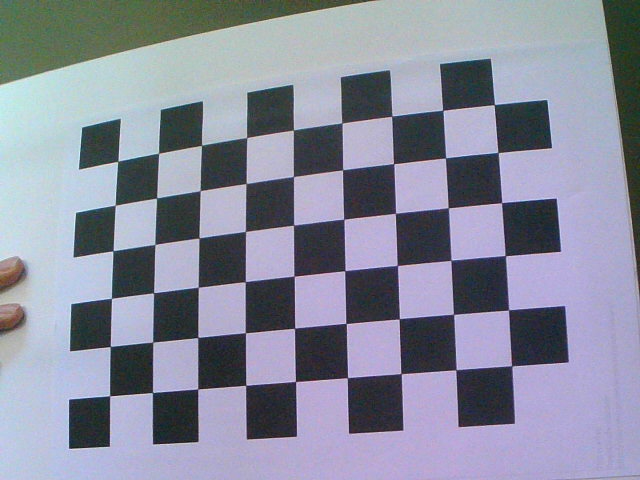
#> input picture rover/camera/images/image_0.png, 640 x 480 px; its folder holds only this picture in this run
$ python cameraCalibration.py
#> lines starting #> are read from the running program, lines starting #| are printed output that depends on the picture; after the words box and inside, x2 and y2 are one past the last pixel; in counts of white or black regions, pixels touching at a corner belong together; long printed decimals are rounded
#!/usr/bin/env python

import cv2
import numpy as np
import os
import glob

# Defining the dimensions of checkerboard
CHECKERBOARD = (6,9)
criteria = (cv2.TERM_CRITERIA_EPS + cv2.TERM_CRITERIA_MAX_ITER, 30, 0.001)

# Creating vector to store vectors of 3D points for each checkerboard image
objpoints = []
# Creating vector to store vectors of 2D points for each checkerboard image
imgpoints = []


# Defining the world coordinates for 3D points
objp = np.zeros((1, CHECKERBOARD[0]*CHECKERBOARD[1], 3), np.float32)
objp[0,:,:2] = np.mgrid[0:CHECKERBOARD[0], 0:CHECKERBOARD[1]].T.reshape(-1, 2)
prev_img_shape = None

# Extracting path of individual image stored in a given directory
images = glob.glob('./images/*.png')
for fname in images:
    img = cv2.imread(fname)
#> img is the input picture: shape (480, 640, 3); mean B, G, R 157.6, 140.6, 137.5
    gray = cv2.cvtColor(img,cv2.COLOR_BGR2GRAY)
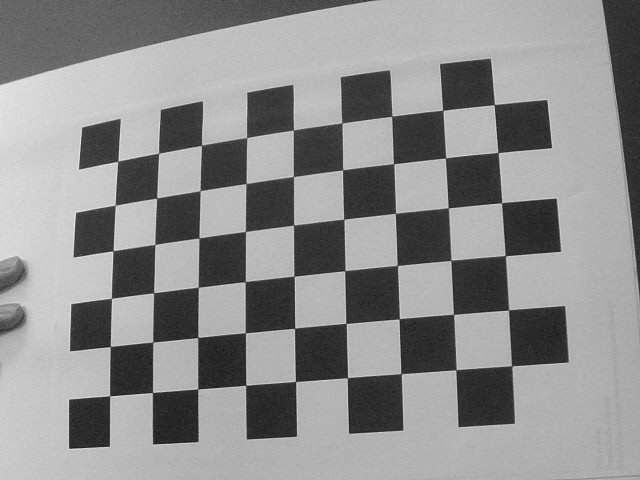
#> gray: shape (480, 640); min 20, max 237, mean 141.6
    # Find the chess board corners
    # If desired number of corners are found in the image then ret = true
    ret, corners = cv2.findChessboardCorners(gray, CHECKERBOARD, cv2.CALIB_CB_ADAPTIVE_THRESH+
    	cv2.CALIB_CB_FAST_CHECK+cv2.CALIB_CB_NORMALIZE_IMAGE)
#> ret = True; corners = 54 rows, first 8: [109.7, 395.7], [110.3, 346.4], [111.4, 298.4], [113, 250.7], [115.3, 205.2], [117.7, 161.4], [152.5, 392.6], [152.7, 342.1]

    """
    If desired number of corner are detected,
    we refine the pixel coordinates and display
    them on the images of checker board
    """
    if ret == True:
        objpoints.append(objp)
        # refining pixel coordinates for given 2d points.
        corners2 = cv2.cornerSubPix(gray,corners,(11,11),(-1,-1),criteria)
#> corners2 = 54 rows, first 8: [109.6, 395.8], [110.3, 346.5], [111.4, 298.3], [113, 250.8], [115.2, 205.2], [117.8, 161.3], [152.5, 392.5], [152.7, 342.1]

        imgpoints.append(corners2)

        # Draw and display the corners
        img = cv2.drawChessboardCorners(img, CHECKERBOARD, corners2,ret)
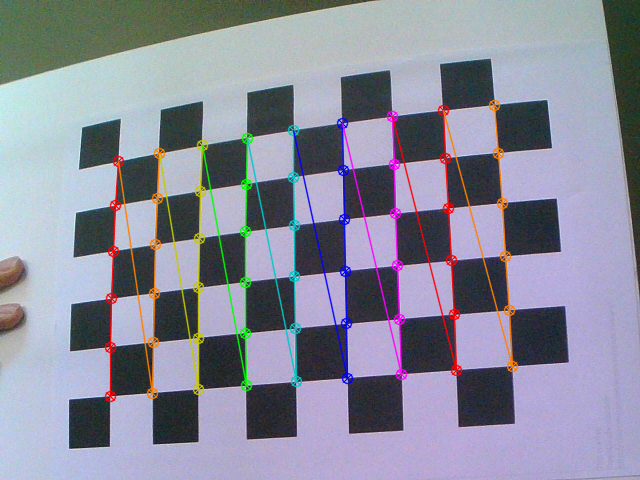
#> img: shape (480, 640, 3); 5.55% of pixels changed, all inside (x1, y1, x2, y2) = (104, 99, 519, 403)

    cv2.imshow('img',img)
    cv2.waitKey(0)

cv2.destroyAllWindows()

h,w = img.shape[:2]
#> h = 480; w = 640

"""
Performing camera calibration by
passing the value of known 3D points (objpoints)
and corresponding pixel coordinates of the
detected corners (imgpoints)
"""
ret, mtx, dist, rvecs, tvecs = cv2.calibrateCamera(objpoints, imgpoints, gray.shape[::-1],None,None)
#> ret = 0.159; mtx = [[1572.2, 0, 333.7], [0, 1524.4, 315.7], [0, 0, 1]]; dist = [[-0.846, -18.21, 0.055, 0.0354, 394.1]]; rvecs = ([-0.445, 0.161, -1.6],); tvecs = ([-4.39, 1.57, 29.68],)

print("Camera matrix : \n")
print(mtx)
#| [[1.57215037e+03 0.00000000e+00 3.33708772e+02]
#|  [0.00000000e+00 1.52440189e+03 3.15659095e+02]
#|  [0.00000000e+00 0.00000000e+00 1.00000000e+00]]
print("dist : \n")
print(dist)
#| [[-8.46277426e-01 -1.82143477e+01  5.50089278e-02  3.53843836e-02
#|    3.94100323e+02]]
print("rvecs : \n")
print(rvecs)
#| (array([[-0.4447],
#|        [ 0.1611],
#|        [-1.601]]),)
print("tvecs : \n")
print(tvecs)
#| (array([[-4.389],
#|        [ 1.569],
#|        [29.677]]),)

# Save the camera matrix and distortion coefficients to text files
output_dir = './calibrationFiles'
os.makedirs(output_dir, exist_ok=True)

camera_matrix_file = os.path.join(output_dir, "cameraMatrix.txt")
distortion_coefficients_file = os.path.join(output_dir, "cameraDistortion.txt")

np.savetxt(camera_matrix_file, mtx, delimiter=',')
np.savetxt(distortion_coefficients_file, dist, delimiter=',')

print(f"Camera matrix saved to {camera_matrix_file}")
print(f"Distortion coefficients saved to {distortion_coefficients_file}")

$ run again, on rover/camera/images/image_12.png
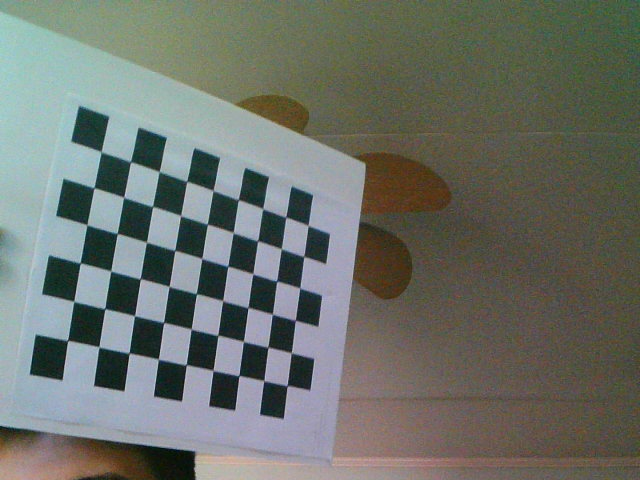
#> input picture rover/camera/images/image_12.png, 640 x 480 px
#> img is the input picture: shape (480, 640, 3); mean B, G, R 106, 113.5, 108.9
#> `gray = cv2.cvtColor(img,cv2.COLOR_BGR2GRAY)`:
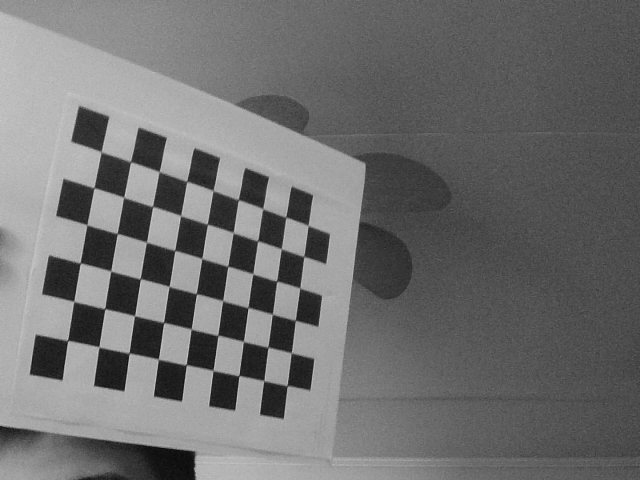
#> gray: shape (480, 640); min 9, max 207, mean 111.2
#> `ret, corners = cv2.findChessboardCorners(gray, CHECKERBOARD, cv2.CALIB..`: ret = True; corners = 54 rows, first 8: [67.51, 340.6], [73.74, 301.2], [80.46, 262.9], [86.69, 224.8], [94.22, 187.7], [100.9, 151.7], [98.97, 346.7], [104.8, 308.5]
#> corners2 = 54 rows, first 8: [67.61, 340.4], [73.69, 301.4], [80.21, 263], [86.87, 224.8], [93.97, 187.7], [101.2, 151.8], [98.79, 346.8], [104.7, 308.7]
#> `img = cv2.drawChessboardCorners(img, CHECKERBOARD, corners2,ret)`:
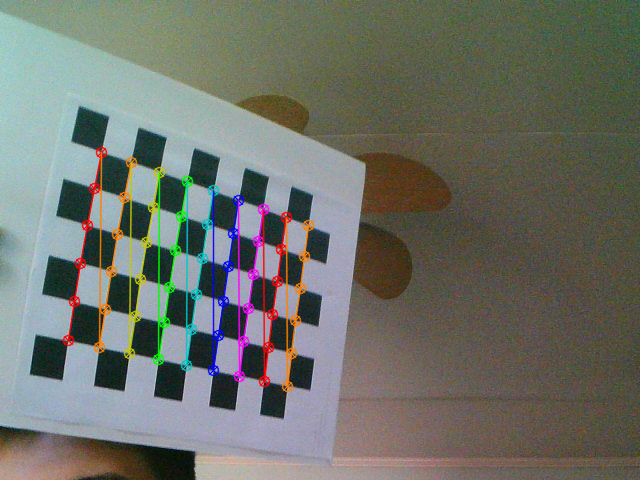
#> img: shape (480, 640, 3); 4.28% of pixels changed, all inside (x1, y1, x2, y2) = (62, 146, 315, 393)
#> `ret, mtx, dist, rvecs, tvecs = cv2.calibrateCamera(objpoints, imgpoint..`: ret = 0.158; mtx = [[772.8, 0, 347.5], [0, 854.3, 338.6], [0, 0, 1]]; dist = [[-0.533, 1.49, 0.00592, -0.00209, -3.49]]; rvecs = ([0.531, -0.616, -1.32],); tvecs = ([-7.76, 0.0254, 20.25],)
#| [[772.773   0.         347.533]
#|  [  0.         854.345 338.649]
#|  [  0.           0.           1.        ]]
#| [[-5.33323234e-01  1.49152806e+00  5.92082202e-03 -2.09004824e-03
#|   -3.48836048e+00]]
#| (array([[ 0.5311],
#|        [-0.6158],
#|        [-1.322]]),)
#| (array([[-7.762],
#|        [ 0.02542],
#|        [20.251]]),)

$ run again, on rover/camera/images/image_13.png
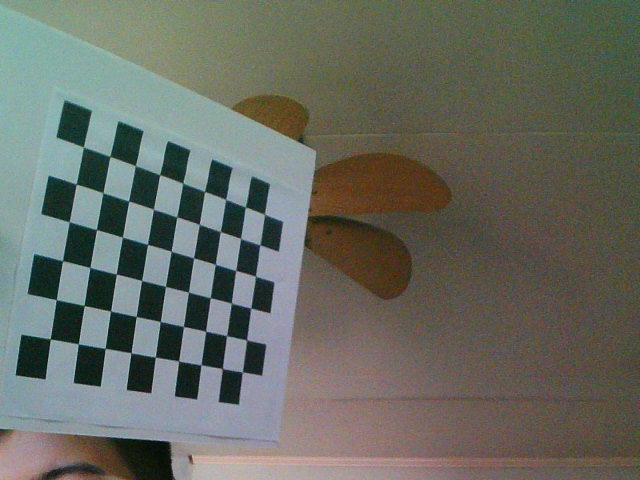
#> input picture rover/camera/images/image_13.png, 640 x 480 px
#> img is the input picture: shape (480, 640, 3); mean B, G, R 98.1, 107, 104
#> `gray = cv2.cvtColor(img,cv2.COLOR_BGR2GRAY)`:
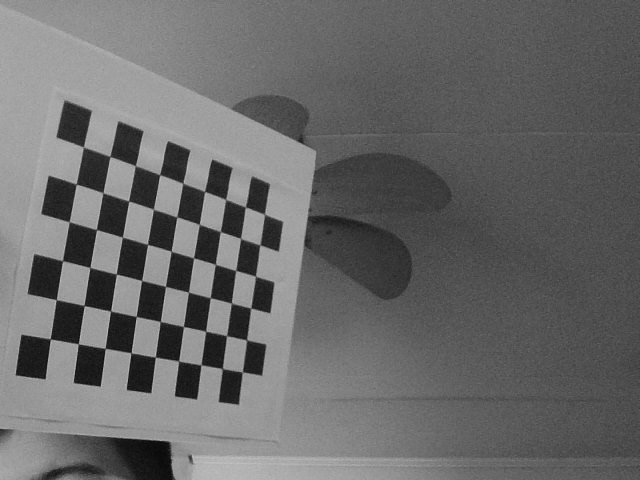
#> gray: shape (480, 640); min 4, max 193, mean 105
#> `ret, corners = cv2.findChessboardCorners(gray, CHECKERBOARD, cv2.CALIB..`: ret = True; corners = 54 rows, first 8: [50.41, 338.8], [56.38, 299.8], [62.62, 260.9], [69.09, 221.7], [76.08, 184.3], [83.36, 146.9], [78.22, 343.8], [84.22, 305.5]
#> corners2 = 54 rows, first 8: [50.3, 338.9], [56.3, 299.7], [62.48, 260.7], [69.19, 221.8], [76.23, 184.1], [83.38, 147.1], [78.34, 343.8], [84.17, 305.6]
#> `img = cv2.drawChessboardCorners(img, CHECKERBOARD, corners2,ret)`:
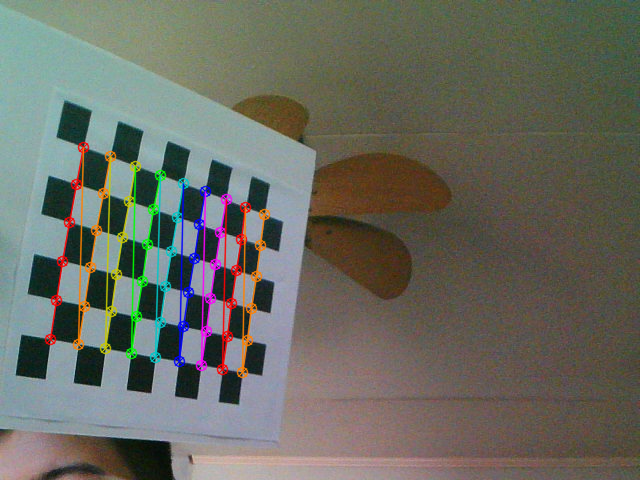
#> img: shape (480, 640, 3); 4.23% of pixels changed, all inside (x1, y1, x2, y2) = (44, 141, 271, 379)
#> `ret, mtx, dist, rvecs, tvecs = cv2.calibrateCamera(objpoints, imgpoint..`: ret = 0.859; mtx = [[737.9, 0, 394.2], [0, 1866.8, 233.9], [0, 0, 1]]; dist = [[-7.12, 74.85, 0.079, -1.92, -502.2]]; rvecs = ([0.185, -0.329, -1.35],); tvecs = ([-17.33, 2.44, 76.94],)
#| [[7.37884230e+02 0.00000000e+00 3.94216610e+02]
#|  [0.00000000e+00 1.86683717e+03 2.33874944e+02]
#|  [0.00000000e+00 0.00000000e+00 1.00000000e+00]]
#| [[-7.11808879e+00  7.48470442e+01  7.89576289e-02 -1.92083774e+00
#|   -5.02199782e+02]]
#| (array([[ 0.1855],
#|        [-0.3289],
#|        [-1.347]]),)
#| (array([[-17.327 ],
#|        [  2.437],
#|        [ 76.939]]),)

$ run again, on rover/camera/images/image_14.png
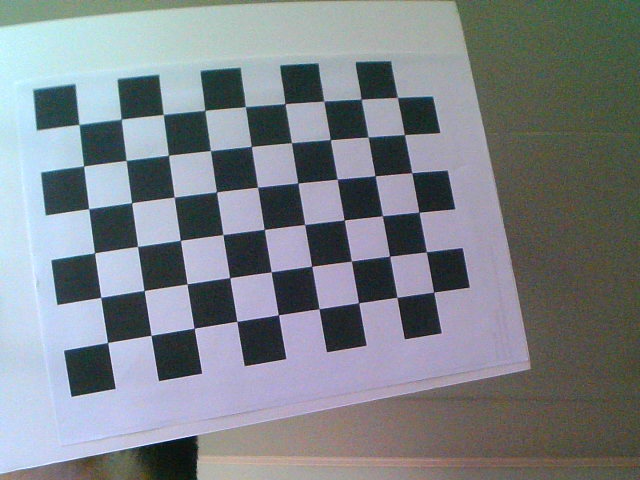
#> input picture rover/camera/images/image_14.png, 640 x 480 px
#> img is the input picture: shape (480, 640, 3); mean B, G, R 137.1, 131.3, 125.6
#> `gray = cv2.cvtColor(img,cv2.COLOR_BGR2GRAY)`:
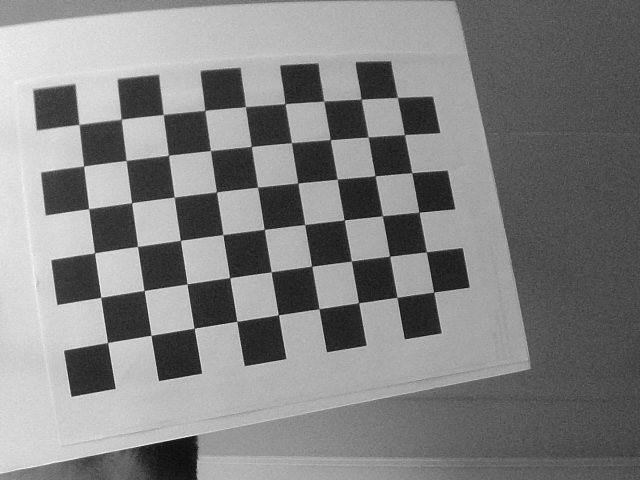
#> gray: shape (480, 640); min 9, max 249, mean 130.3
#> `ret, corners = cv2.findChessboardCorners(gray, CHECKERBOARD, cv2.CALIB..`: ret = True; corners = 54 rows, first 8: [107.5, 342.5], [100.7, 297.2], [94.58, 252.7], [88.56, 208.6], [83.62, 166], [78.89, 124.6], [151, 335.4], [144.1, 290.5]
#> corners2 = 54 rows, first 8: [107.6, 342.6], [100.7, 297.4], [94.49, 252.8], [88.67, 208.7], [83.61, 166.1], [78.97, 124.5], [151, 335.4], [144.1, 290.5]
#> `img = cv2.drawChessboardCorners(img, CHECKERBOARD, corners2,ret)`:
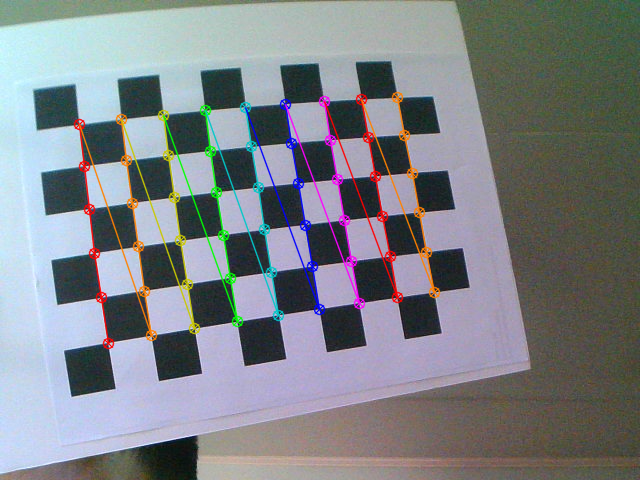
#> img: shape (480, 640, 3); 4.85% of pixels changed, all inside (x1, y1, x2, y2) = (73, 91, 441, 350)
#> `ret, mtx, dist, rvecs, tvecs = cv2.calibrateCamera(objpoints, imgpoint..`: ret = 0.162; mtx = [[1214.1, 0, 334.2], [0, 1163.2, 383.9], [0, 0, 1]]; dist = [[-0.831, 2.27, -0.00258, 0.0139, -5.89]]; rvecs = ([0.385, -0.372, -1.71],); tvecs = ([-4.72, -0.892, 24.33],)
#| [[1.21410943e+03 0.00000000e+00 3.34197518e+02]
#|  [0.00000000e+00 1.16321300e+03 3.83876897e+02]
#|  [0.00000000e+00 0.00000000e+00 1.00000000e+00]]
#| [[-8.31105187e-01  2.26856338e+00 -2.57612486e-03  1.39346147e-02
#|   -5.89269098e+00]]
#| (array([[ 0.385],
#|        [-0.3725],
#|        [-1.709]]),)
#| (array([[-4.717],
#|        [-0.8916],
#|        [24.333]]),)

$ run again, on rover/camera/images/image_1.png
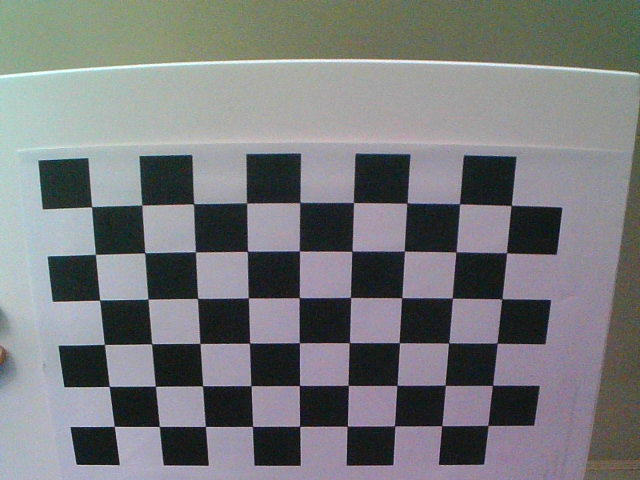
#> input picture rover/camera/images/image_1.png, 640 x 480 px
#> img is the input picture: shape (480, 640, 3); mean B, G, R 124.2, 122.1, 120.7
#> `gray = cv2.cvtColor(img,cv2.COLOR_BGR2GRAY)`:
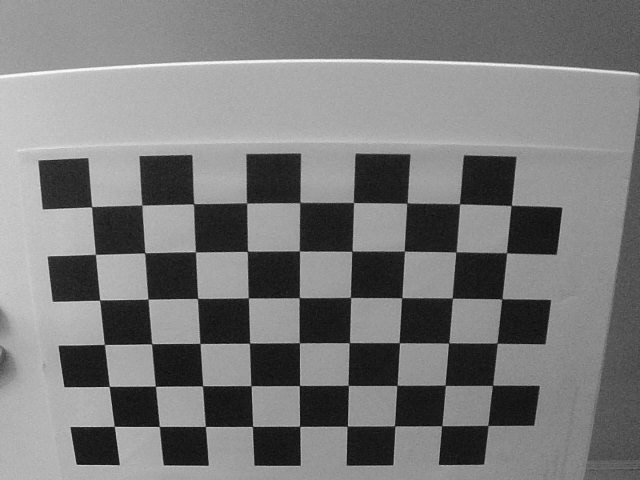
#> gray: shape (480, 640); min 4, max 253, mean 121.9
#> `ret, corners = cv2.findChessboardCorners(gray, CHECKERBOARD, cv2.CALIB..`: ret = True; corners = 54 rows, first 8: [114.3, 426.3], [109.2, 386.4], [104.4, 344.5], [99.5, 300], [95.47, 254.4], [91.59, 206.8], [159.2, 426.4], [155.4, 386.3]
#> corners2 = 54 rows, first 8: [114.3, 426.3], [109.2, 386.4], [104.4, 344.5], [99.66, 300.1], [95.46, 254.4], [91.6, 206.7], [159.3, 426.4], [155.4, 386.3]
#> `img = cv2.drawChessboardCorners(img, CHECKERBOARD, corners2,ret)`:
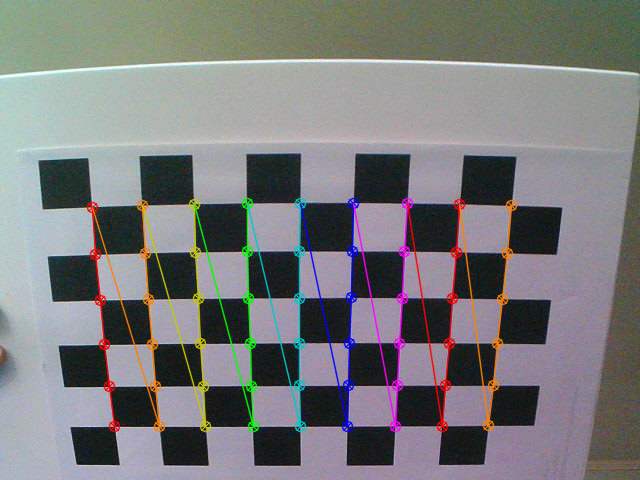
#> img: shape (480, 640, 3); 5.14% of pixels changed, all inside (x1, y1, x2, y2) = (86, 197, 518, 433)
#> `ret, mtx, dist, rvecs, tvecs = cv2.calibrateCamera(objpoints, imgpoint..`: ret = 0.186; mtx = [[655.2, 0, 326], [0, 639.8, 245.8], [0, 0, 1]]; dist = [[-0.141, -0.302, 0.0429, 0.0134, 0.438]]; rvecs = ([0.317, 0.252, -1.54],); tvecs = ([-4.56, 3.84, 13.74],)
#| [[655.246   0.         325.984]
#|  [  0.         639.775 245.796]
#|  [  0.           0.           1.        ]]
#| [[-0.1407 -0.3023  0.04288  0.01339  0.4383]]
#| (array([[ 0.3172],
#|        [ 0.2519],
#|        [-1.544]]),)
#| (array([[-4.562 ],
#|        [ 3.837 ],
#|        [13.738]]),)
